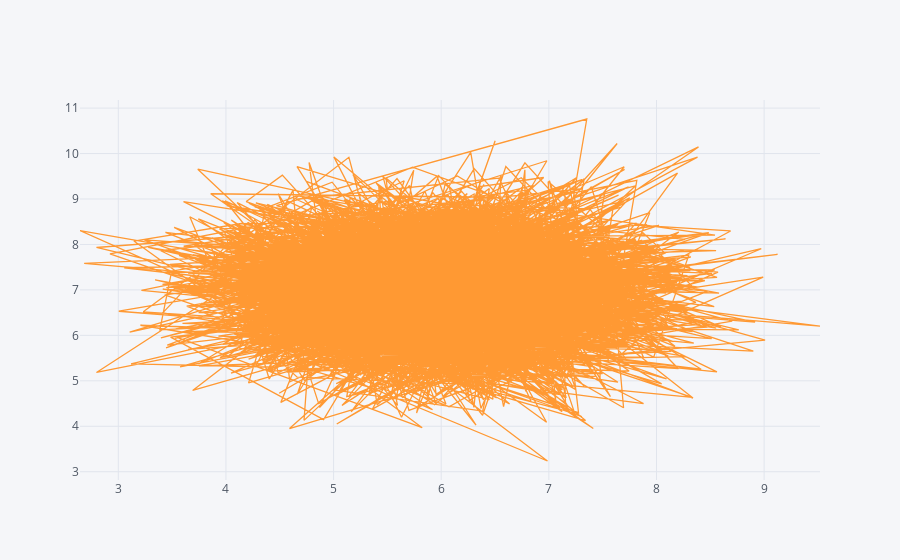

Write notebook code for a chart like this one.
### Code cell
dataset1.iplot(kind = 'scatter',x='Avg. Area House Age',y = 'Avg. Area Number of Rooms',z = 'Avg. Area Number of Bedrooms')
plt.show()

### Figure 1 — Plotly figure (JSON) as saved in the notebook; plotly's stock layout.template omitted (floating-point values rounded to 4 significant figures; data arrays with more than 128 entries replaced by an {"elided": "..."} marker saying what was removed)
{"data": [{"line": {"color": "rgba(255, 153, 51, 1.0)", "dash": "solid", "shape": "linear", "width": 1.3}, "mode": "lines", "name": "Avg. Area Number of Rooms", "text": "", "type": "scatter", "x": {"elided": "5000 float values"}, "y": {"elided": "5000 float values"}}], "layout": {"legend": {"bgcolor": "#F5F6F9", "font": {"color": "#4D5663"}}, "paper_bgcolor": "#F5F6F9", "plot_bgcolor": "#F5F6F9", "title": {"font": {"color": "#4D5663"}}, "xaxis": {"gridcolor": "#E1E5ED", "showgrid": true, "tickfont": {"color": "#4D5663"}, "title": {"font": {"color": "#4D5663"}, "text": ""}, "zerolinecolor": "#E1E5ED"}, "yaxis": {"gridcolor": "#E1E5ED", "showgrid": true, "tickfont": {"color": "#4D5663"}, "title": {"font": {"color": "#4D5663"}, "text": ""}, "zerolinecolor": "#E1E5ED"}}}
